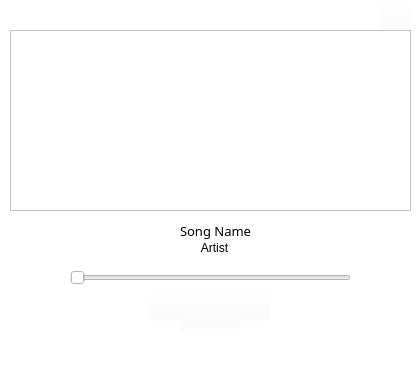
<?xml version="1.0" encoding="UTF-8"?>
<ui version="4.0">
 <class>MainWindow</class>
 <widget class="QMainWindow" name="MainWindow">
  <property name="geometry">
   <rect>
    <x>0</x>
    <y>0</y>
    <width>420</width>
    <height>370</height>
   </rect>
  </property>
  <property name="windowTitle">
   <string>MainWindow</string>
  </property>
  <property name="styleSheet">
   <string notr="true">background-color: rgb(255,255,255);</string>
  </property>
  <widget class="QWidget" name="centralwidget">
   <widget class="QLabel" name="song_name_label">
    <property name="geometry">
     <rect>
      <x>30</x>
      <y>220</y>
      <width>371</width>
      <height>21</height>
     </rect>
    </property>
    <property name="font">
     <font>
      <family>Sans Serif Collection</family>
      <pointsize>10</pointsize>
     </font>
    </property>
    <property name="layoutDirection">
     <enum>Qt::LeftToRight</enum>
    </property>
    <property name="text">
     <string>Song Name</string>
    </property>
    <property name="alignment">
     <set>Qt::AlignCenter</set>
    </property>
   </widget>
   <widget class="QPushButton" name="play_pause_button">
    <property name="enabled">
     <bool>false</bool>
    </property>
    <property name="geometry">
     <rect>
      <x>180</x>
      <y>280</y>
      <width>61</width>
      <height>51</height>
     </rect>
    </property>
    <property name="sizePolicy">
     <sizepolicy hsizetype="Minimum" vsizetype="Fixed">
      <horstretch>0</horstretch>
      <verstretch>0</verstretch>
     </sizepolicy>
    </property>
    <property name="font">
     <font>
      <pointsize>25</pointsize>
     </font>
    </property>
    <property name="cursor">
     <cursorShape>PointingHandCursor</cursorShape>
    </property>
    <property name="styleSheet">
     <string notr="true">background-color: rgba(255,255,255,0);</string>
    </property>
    <property name="text">
     <string/>
    </property>
    <property name="icon">
     <iconset>
      <normaloff>resources/play.png</normaloff>resources/play.png</iconset>
    </property>
    <property name="iconSize">
     <size>
      <width>30</width>
      <height>30</height>
     </size>
    </property>
   </widget>
   <widget class="QPushButton" name="dir_prompt_button">
    <property name="geometry">
     <rect>
      <x>380</x>
      <y>0</y>
      <width>31</width>
      <height>31</height>
     </rect>
    </property>
    <property name="font">
     <font>
      <pointsize>36</pointsize>
     </font>
    </property>
    <property name="cursor">
     <cursorShape>PointingHandCursor</cursorShape>
    </property>
    <property name="autoFillBackground">
     <bool>false</bool>
    </property>
    <property name="styleSheet">
     <string notr="true">background-color: rgba(255,255,255,0);</string>
    </property>
    <property name="icon">
     <iconset>
      <normaloff>resources/folder.png</normaloff>resources/folder.png</iconset>
    </property>
   </widget>
   <widget class="QListWidget" name="songs_list">
    <property name="geometry">
     <rect>
      <x>10</x>
      <y>30</y>
      <width>401</width>
      <height>181</height>
     </rect>
    </property>
   </widget>
   <widget class="QPushButton" name="next_song_button">
    <property name="enabled">
     <bool>false</bool>
    </property>
    <property name="geometry">
     <rect>
      <x>240</x>
      <y>290</y>
      <width>31</width>
      <height>31</height>
     </rect>
    </property>
    <property name="font">
     <font>
      <pointsize>18</pointsize>
     </font>
    </property>
    <property name="cursor">
     <cursorShape>PointingHandCursor</cursorShape>
    </property>
    <property name="autoFillBackground">
     <bool>false</bool>
    </property>
    <property name="styleSheet">
     <string notr="true">background-color: rgba(255,255,255,0);</string>
    </property>
    <property name="text">
     <string/>
    </property>
    <property name="icon">
     <iconset>
      <normaloff>resources/next.png</normaloff>resources/next.png</iconset>
    </property>
    <property name="iconSize">
     <size>
      <width>18</width>
      <height>18</height>
     </size>
    </property>
   </widget>
   <widget class="QPushButton" name="prev_song_button">
    <property name="enabled">
     <bool>false</bool>
    </property>
    <property name="geometry">
     <rect>
      <x>150</x>
      <y>290</y>
      <width>31</width>
      <height>31</height>
     </rect>
    </property>
    <property name="font">
     <font>
      <pointsize>18</pointsize>
     </font>
    </property>
    <property name="cursor">
     <cursorShape>PointingHandCursor</cursorShape>
    </property>
    <property name="styleSheet">
     <string notr="true">background-color: rgba(255,255,255,0);</string>
    </property>
    <property name="text">
     <string/>
    </property>
    <property name="icon">
     <iconset>
      <normaloff>resources/previous.png</normaloff>resources/previous.png</iconset>
    </property>
    <property name="iconSize">
     <size>
      <width>18</width>
      <height>18</height>
     </size>
    </property>
   </widget>
   <widget class="QSlider" name="song_cursor_slider">
    <property name="enabled">
     <bool>false</bool>
    </property>
    <property name="geometry">
     <rect>
      <x>70</x>
      <y>270</y>
      <width>281</width>
      <height>16</height>
     </rect>
    </property>
    <property name="cursor">
     <cursorShape>ArrowCursor</cursorShape>
    </property>
    <property name="orientation">
     <enum>Qt::Horizontal</enum>
    </property>
   </widget>
   <widget class="QLabel" name="artist_label">
    <property name="geometry">
     <rect>
      <x>190</x>
      <y>240</y>
      <width>49</width>
      <height>16</height>
     </rect>
    </property>
    <property name="text">
     <string>Artist</string>
    </property>
    <property name="alignment">
     <set>Qt::AlignCenter</set>
    </property>
   </widget>
  </widget>
  <widget class="QMenuBar" name="menubar">
   <property name="geometry">
    <rect>
     <x>0</x>
     <y>0</y>
     <width>420</width>
     <height>21</height>
    </rect>
   </property>
  </widget>
  <widget class="QStatusBar" name="statusbar"/>
 </widget>
 <resources/>
 <connections/>
</ui>
